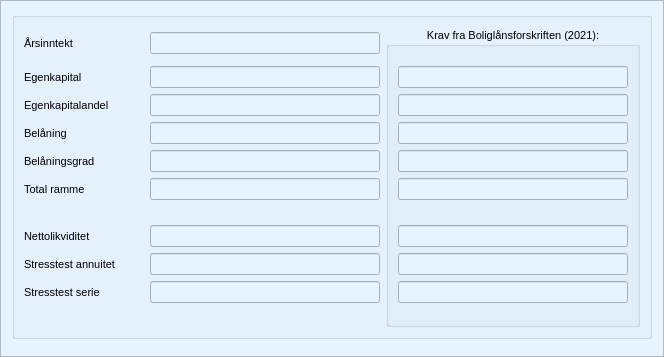
             <widget class="QFrame" name="frame_stress_test">
              <property name="sizePolicy">
               <sizepolicy hsizetype="Fixed" vsizetype="Expanding">
                <horstretch>0</horstretch>
                <verstretch>0</verstretch>
               </sizepolicy>
              </property>
              <property name="minimumSize">
               <size>
                <width>0</width>
                <height>0</height>
               </size>
              </property>
              <property name="maximumSize">
               <size>
                <width>16777215</width>
                <height>16777215</height>
               </size>
              </property>
              <property name="palette">
               <palette>
                <active>
                 <colorrole role="WindowText">
                  <brush brushstyle="SolidPattern">
                   <color alpha="255">
                    <red>0</red>
                    <green>0</green>
                    <blue>0</blue>
                   </color>
                  </brush>
                 </colorrole>
                 <colorrole role="Button">
                  <brush brushstyle="SolidPattern">
                   <color alpha="255">
                    <red>231</red>
                    <green>243</green>
                    <blue>255</blue>
                   </color>
                  </brush>
                 </colorrole>
                 <colorrole role="Light">
                  <brush brushstyle="SolidPattern">
                   <color alpha="255">
                    <red>255</red>
                    <green>255</green>
                    <blue>255</blue>
                   </color>
                  </brush>
                 </colorrole>
                 <colorrole role="Midlight">
                  <brush brushstyle="SolidPattern">
                   <color alpha="255">
                    <red>243</red>
                    <green>249</green>
                    <blue>255</blue>
                   </color>
                  </brush>
                 </colorrole>
                 <colorrole role="Dark">
                  <brush brushstyle="SolidPattern">
                   <color alpha="255">
                    <red>115</red>
                    <green>121</green>
                    <blue>127</blue>
                   </color>
                  </brush>
                 </colorrole>
                 <colorrole role="Mid">
                  <brush brushstyle="SolidPattern">
                   <color alpha="255">
                    <red>154</red>
                    <green>162</green>
                    <blue>170</blue>
                   </color>
                  </brush>
                 </colorrole>
                 <colorrole role="Text">
                  <brush brushstyle="SolidPattern">
                   <color alpha="255">
                    <red>0</red>
                    <green>0</green>
                    <blue>0</blue>
                   </color>
                  </brush>
                 </colorrole>
                 <colorrole role="BrightText">
                  <brush brushstyle="SolidPattern">
                   <color alpha="255">
                    <red>255</red>
                    <green>255</green>
                    <blue>255</blue>
                   </color>
                  </brush>
                 </colorrole>
                 <colorrole role="ButtonText">
                  <brush brushstyle="SolidPattern">
                   <color alpha="255">
                    <red>0</red>
                    <green>0</green>
                    <blue>0</blue>
                   </color>
                  </brush>
                 </colorrole>
                 <colorrole role="Base">
                  <brush brushstyle="SolidPattern">
                   <color alpha="255">
                    <red>255</red>
                    <green>255</green>
                    <blue>255</blue>
                   </color>
                  </brush>
                 </colorrole>
                 <colorrole role="Window">
                  <brush brushstyle="SolidPattern">
                   <color alpha="255">
                    <red>231</red>
                    <green>243</green>
                    <blue>255</blue>
                   </color>
                  </brush>
                 </colorrole>
                 <colorrole role="Shadow">
                  <brush brushstyle="SolidPattern">
                   <color alpha="255">
                    <red>0</red>
                    <green>0</green>
                    <blue>0</blue>
                   </color>
                  </brush>
                 </colorrole>
                 <colorrole role="AlternateBase">
                  <brush brushstyle="SolidPattern">
                   <color alpha="255">
                    <red>243</red>
                    <green>249</green>
                    <blue>255</blue>
                   </color>
                  </brush>
                 </colorrole>
                 <colorrole role="ToolTipBase">
                  <brush brushstyle="SolidPattern">
                   <color alpha="255">
                    <red>255</red>
                    <green>255</green>
                    <blue>220</blue>
                   </color>
                  </brush>
                 </colorrole>
                 <colorrole role="ToolTipText">
                  <brush brushstyle="SolidPattern">
                   <color alpha="255">
                    <red>0</red>
                    <green>0</green>
                    <blue>0</blue>
                   </color>
                  </brush>
                 </colorrole>
                </active>
                <inactive>
                 <colorrole role="WindowText">
                  <brush brushstyle="SolidPattern">
                   <color alpha="255">
                    <red>0</red>
                    <green>0</green>
                    <blue>0</blue>
                   </color>
                  </brush>
                 </colorrole>
                 <colorrole role="Button">
                  <brush brushstyle="SolidPattern">
                   <color alpha="255">
                    <red>231</red>
                    <green>243</green>
                    <blue>255</blue>
                   </color>
                  </brush>
                 </colorrole>
                 <colorrole role="Light">
                  <brush brushstyle="SolidPattern">
                   <color alpha="255">
                    <red>255</red>
                    <green>255</green>
                    <blue>255</blue>
                   </color>
                  </brush>
                 </colorrole>
                 <colorrole role="Midlight">
                  <brush brushstyle="SolidPattern">
                   <color alpha="255">
                    <red>243</red>
                    <green>249</green>
                    <blue>255</blue>
                   </color>
                  </brush>
                 </colorrole>
                 <colorrole role="Dark">
                  <brush brushstyle="SolidPattern">
                   <color alpha="255">
                    <red>115</red>
                    <green>121</green>
                    <blue>127</blue>
                   </color>
                  </brush>
                 </colorrole>
                 <colorrole role="Mid">
                  <brush brushstyle="SolidPattern">
                   <color alpha="255">
                    <red>154</red>
                    <green>162</green>
                    <blue>170</blue>
                   </color>
                  </brush>
                 </colorrole>
                 <colorrole role="Text">
                  <brush brushstyle="SolidPattern">
                   <color alpha="255">
                    <red>0</red>
                    <green>0</green>
                    <blue>0</blue>
                   </color>
                  </brush>
                 </colorrole>
                 <colorrole role="BrightText">
                  <brush brushstyle="SolidPattern">
                   <color alpha="255">
                    <red>255</red>
                    <green>255</green>
                    <blue>255</blue>
                   </color>
                  </brush>
                 </colorrole>
                 <colorrole role="ButtonText">
                  <brush brushstyle="SolidPattern">
                   <color alpha="255">
                    <red>0</red>
                    <green>0</green>
                    <blue>0</blue>
                   </color>
                  </brush>
                 </colorrole>
                 <colorrole role="Base">
                  <brush brushstyle="SolidPattern">
                   <color alpha="255">
                    <red>255</red>
                    <green>255</green>
                    <blue>255</blue>
                   </color>
                  </brush>
                 </colorrole>
                 <colorrole role="Window">
                  <brush brushstyle="SolidPattern">
                   <color alpha="255">
                    <red>231</red>
                    <green>243</green>
                    <blue>255</blue>
                   </color>
                  </brush>
                 </colorrole>
                 <colorrole role="Shadow">
                  <brush brushstyle="SolidPattern">
                   <color alpha="255">
                    <red>0</red>
                    <green>0</green>
                    <blue>0</blue>
                   </color>
                  </brush>
                 </colorrole>
                 <colorrole role="AlternateBase">
                  <brush brushstyle="SolidPattern">
                   <color alpha="255">
                    <red>243</red>
                    <green>249</green>
                    <blue>255</blue>
                   </color>
                  </brush>
                 </colorrole>
                 <colorrole role="ToolTipBase">
                  <brush brushstyle="SolidPattern">
                   <color alpha="255">
                    <red>255</red>
                    <green>255</green>
                    <blue>220</blue>
                   </color>
                  </brush>
                 </colorrole>
                 <colorrole role="ToolTipText">
                  <brush brushstyle="SolidPattern">
                   <color alpha="255">
                    <red>0</red>
                    <green>0</green>
                    <blue>0</blue>
                   </color>
                  </brush>
                 </colorrole>
                </inactive>
                <disabled>
                 <colorrole role="WindowText">
                  <brush brushstyle="SolidPattern">
                   <color alpha="255">
                    <red>115</red>
                    <green>121</green>
                    <blue>127</blue>
                   </color>
                  </brush>
                 </colorrole>
                 <colorrole role="Button">
                  <brush brushstyle="SolidPattern">
                   <color alpha="255">
                    <red>231</red>
                    <green>243</green>
                    <blue>255</blue>
                   </color>
                  </brush>
                 </colorrole>
                 <colorrole role="Light">
                  <brush brushstyle="SolidPattern">
                   <color alpha="255">
                    <red>255</red>
                    <green>255</green>
                    <blue>255</blue>
                   </color>
                  </brush>
                 </colorrole>
                 <colorrole role="Midlight">
                  <brush brushstyle="SolidPattern">
                   <color alpha="255">
                    <red>243</red>
                    <green>249</green>
                    <blue>255</blue>
                   </color>
                  </brush>
                 </colorrole>
                 <colorrole role="Dark">
                  <brush brushstyle="SolidPattern">
                   <color alpha="255">
                    <red>115</red>
                    <green>121</green>
                    <blue>127</blue>
                   </color>
                  </brush>
                 </colorrole>
                 <colorrole role="Mid">
                  <brush brushstyle="SolidPattern">
                   <color alpha="255">
                    <red>154</red>
                    <green>162</green>
                    <blue>170</blue>
                   </color>
                  </brush>
                 </colorrole>
                 <colorrole role="Text">
                  <brush brushstyle="SolidPattern">
                   <color alpha="255">
                    <red>115</red>
                    <green>121</green>
                    <blue>127</blue>
                   </color>
                  </brush>
                 </colorrole>
                 <colorrole role="BrightText">
                  <brush brushstyle="SolidPattern">
                   <color alpha="255">
                    <red>255</red>
                    <green>255</green>
                    <blue>255</blue>
                   </color>
                  </brush>
                 </colorrole>
                 <colorrole role="ButtonText">
                  <brush brushstyle="SolidPattern">
                   <color alpha="255">
                    <red>115</red>
                    <green>121</green>
                    <blue>127</blue>
                   </color>
                  </brush>
                 </colorrole>
                 <colorrole role="Base">
                  <brush brushstyle="SolidPattern">
                   <color alpha="255">
                    <red>231</red>
                    <green>243</green>
                    <blue>255</blue>
                   </color>
                  </brush>
                 </colorrole>
                 <colorrole role="Window">
                  <brush brushstyle="SolidPattern">
                   <color alpha="255">
                    <red>231</red>
                    <green>243</green>
                    <blue>255</blue>
                   </color>
                  </brush>
                 </colorrole>
                 <colorrole role="Shadow">
                  <brush brushstyle="SolidPattern">
                   <color alpha="255">
                    <red>0</red>
                    <green>0</green>
                    <blue>0</blue>
                   </color>
                  </brush>
                 </colorrole>
                 <colorrole role="AlternateBase">
                  <brush brushstyle="SolidPattern">
                   <color alpha="255">
                    <red>231</red>
                    <green>243</green>
                    <blue>255</blue>
                   </color>
                  </brush>
                 </colorrole>
                 <colorrole role="ToolTipBase">
                  <brush brushstyle="SolidPattern">
                   <color alpha="255">
                    <red>255</red>
                    <green>255</green>
                    <blue>220</blue>
                   </color>
                  </brush>
                 </colorrole>
                 <colorrole role="ToolTipText">
                  <brush brushstyle="SolidPattern">
                   <color alpha="255">
                    <red>0</red>
                    <green>0</green>
                    <blue>0</blue>
                   </color>
                  </brush>
                 </colorrole>
                </disabled>
               </palette>
              </property>
              <property name="font">
               <font>
                <family>Segoe UI</family>
                <pointsize>8</pointsize>
               </font>
              </property>
              <property name="autoFillBackground">
               <bool>true</bool>
              </property>
              <property name="frameShape">
               <enum>QFrame::StyledPanel</enum>
              </property>
              <property name="frameShadow">
               <enum>QFrame::Plain</enum>
              </property>
              <property name="lineWidth">
               <number>1</number>
              </property>
              <layout class="QGridLayout" name="gridLayout_15">
               <item row="0" column="0">
                <widget class="QGroupBox" name="group_box_stress_test">
                 <property name="autoFillBackground">
                  <bool>false</bool>
                 </property>
                 <property name="title">
                  <string/>
                 </property>
                 <property name="flat">
                  <bool>false</bool>
                 </property>
                 <property name="checkable">
                  <bool>false</bool>
                 </property>
                 <layout class="QGridLayout" name="gridLayout_16">
                  <item row="9" column="1">
                   <widget class="QLineEdit" name="line_edit_netto_likviditet_2">
                    <property name="enabled">
                     <bool>false</bool>
                    </property>
                   </widget>
                  </item>
                  <item row="10" column="1">
                   <widget class="QLineEdit" name="line_edit_stresstest_annuitet">
                    <property name="enabled">
                     <bool>false</bool>
                    </property>
                   </widget>
                  </item>
                  <item row="9" column="0">
                   <widget class="QLabel" name="label_nettolikviditet">
                    <property name="text">
                     <string>Nettolikviditet</string>
                    </property>
                   </widget>
                  </item>
                  <item row="10" column="0">
                   <widget class="QLabel" name="label_stresstest_annuitet">
                    <property name="text">
                     <string>Stresstest annuitet</string>
                    </property>
                   </widget>
                  </item>
                  <item row="2" column="2" rowspan="14">
                   <widget class="QGroupBox" name="group_box_boliglansforskriften">
                    <property name="title">
                     <string>Krav fra Boliglånsforskriften (2021):</string>
                    </property>
                    <property name="alignment">
                     <set>Qt::AlignCenter</set>
                    </property>
                    <property name="flat">
                     <bool>true</bool>
                    </property>
                    <property name="checkable">
                     <bool>false</bool>
                    </property>
                    <layout class="QFormLayout" name="formLayout">
                     <item row="1" column="0" colspan="2">
                      <widget class="QLabel" name="label_whitespace_2">
                       <property name="maximumSize">
                        <size>
                         <width>16777215</width>
                         <height>5</height>
                        </size>
                       </property>
                       <property name="text">
                        <string/>
                       </property>
                      </widget>
                     </item>
                     <item row="2" column="0" colspan="2">
                      <widget class="QLineEdit" name="line_edit_krav_egenkapital">
                       <property name="enabled">
                        <bool>false</bool>
                       </property>
                       <property name="minimumSize">
                        <size>
                         <width>230</width>
                         <height>0</height>
                        </size>
                       </property>
                      </widget>
                     </item>
                     <item row="3" column="0" colspan="2">
                      <widget class="QLineEdit" name="line_edit_krav_egenkapital_andel">
                       <property name="enabled">
                        <bool>false</bool>
                       </property>
                       <property name="minimumSize">
                        <size>
                         <width>230</width>
                         <height>0</height>
                        </size>
                       </property>
                      </widget>
                     </item>
                     <item row="4" column="0" colspan="2">
                      <widget class="QLineEdit" name="line_edit_krav_belaning">
                       <property name="enabled">
                        <bool>false</bool>
                       </property>
                       <property name="minimumSize">
                        <size>
                         <width>230</width>
                         <height>0</height>
                        </size>
                       </property>
                      </widget>
                     </item>
                     <item row="5" column="0" colspan="2">
                      <widget class="QLineEdit" name="line_edit_krav_belaningsgrad">
                       <property name="enabled">
                        <bool>false</bool>
                       </property>
                       <property name="minimumSize">
                        <size>
                         <width>230</width>
                         <height>0</height>
                        </size>
                       </property>
                      </widget>
                     </item>
                     <item row="6" column="0" colspan="2">
                      <widget class="QLineEdit" name="line_edit_krav_total_ramme">
                       <property name="enabled">
                        <bool>false</bool>
                       </property>
                       <property name="minimumSize">
                        <size>
                         <width>230</width>
                         <height>0</height>
                        </size>
                       </property>
                      </widget>
                     </item>
                     <item row="8" column="0" colspan="2">
                      <widget class="QLineEdit" name="line_edit_krav_nettolikviditet">
                       <property name="enabled">
                        <bool>false</bool>
                       </property>
                       <property name="minimumSize">
                        <size>
                         <width>230</width>
                         <height>0</height>
                        </size>
                       </property>
                      </widget>
                     </item>
                     <item row="9" column="0" colspan="2">
                      <widget class="QLineEdit" name="line_edit_krav_stresstest_annuitet">
                       <property name="enabled">
                        <bool>false</bool>
                       </property>
                       <property name="minimumSize">
                        <size>
                         <width>230</width>
                         <height>0</height>
                        </size>
                       </property>
                      </widget>
                     </item>
                     <item row="7" column="0" colspan="2">
                      <widget class="QLabel" name="label_whitespace_3">
                       <property name="text">
                        <string/>
                       </property>
                      </widget>
                     </item>
                     <item row="10" column="0">
                      <widget class="QLineEdit" name="line_edit_krav_stresstest_serie">
                       <property name="enabled">
                        <bool>false</bool>
                       </property>
                       <property name="minimumSize">
                        <size>
                         <width>230</width>
                         <height>0</height>
                        </size>
                       </property>
                      </widget>
                     </item>
                    </layout>
                   </widget>
                  </item>
                  <item row="2" column="0">
                   <widget class="QLabel" name="label_arsinntekt">
                    <property name="minimumSize">
                     <size>
                      <width>120</width>
                      <height>33</height>
                     </size>
                    </property>
                    <property name="text">
                     <string>Årsinntekt</string>
                    </property>
                   </widget>
                  </item>
                  <item row="2" column="1">
                   <widget class="QLineEdit" name="line_edit_arsinntekt_aar">
                    <property name="enabled">
                     <bool>false</bool>
                    </property>
                    <property name="minimumSize">
                     <size>
                      <width>230</width>
                      <height>0</height>
                     </size>
                    </property>
                   </widget>
                  </item>
                  <item row="3" column="0">
                   <widget class="QLabel" name="label_trygde_egenkapital">
                    <property name="text">
                     <string>Egenkapital</string>
                    </property>
                    <property name="buddy">
                     <cstring>line_edit_trygde_inntekt_total</cstring>
                    </property>
                   </widget>
                  </item>
                  <item row="4" column="1">
                   <widget class="QLineEdit" name="line_edit_egenkapital_andel">
                    <property name="enabled">
                     <bool>false</bool>
                    </property>
                   </widget>
                  </item>
                  <item row="3" column="1">
                   <widget class="QLineEdit" name="line_edit_egenkapital_2">
                    <property name="enabled">
                     <bool>false</bool>
                    </property>
                   </widget>
                  </item>
                  <item row="6" column="1">
                   <widget class="QLineEdit" name="line_edit_belaningsgrad">
                    <property name="enabled">
                     <bool>false</bool>
                    </property>
                    <property name="minimumSize">
                     <size>
                      <width>0</width>
                      <height>0</height>
                     </size>
                    </property>
                    <property name="clearButtonEnabled">
                     <bool>false</bool>
                    </property>
                   </widget>
                  </item>
                  <item row="4" column="0">
                   <widget class="QLabel" name="label_egenkapital_andel">
                    <property name="text">
                     <string>Egenkapitalandel</string>
                    </property>
                   </widget>
                  </item>
                  <item row="6" column="0">
                   <widget class="QLabel" name="label_belaningsgrad">
                    <property name="minimumSize">
                     <size>
                      <width>120</width>
                      <height>0</height>
                     </size>
                    </property>
                    <property name="text">
                     <string>Belåningsgrad</string>
                    </property>
                    <property name="buddy">
                     <cstring>line_edit_brutto_inntekt_total</cstring>
                    </property>
                   </widget>
                  </item>
                  <item row="7" column="0">
                   <widget class="QLabel" name="label_total_ramme">
                    <property name="text">
                     <string>Total ramme</string>
                    </property>
                   </widget>
                  </item>
                  <item row="5" column="1">
                   <widget class="QLineEdit" name="line_edit_belaning">
                    <property name="enabled">
                     <bool>false</bool>
                    </property>
                   </widget>
                  </item>
                  <item row="5" column="0">
                   <widget class="QLabel" name="label_belaning">
                    <property name="text">
                     <string>Belåning</string>
                    </property>
                   </widget>
                  </item>
                  <item row="7" column="1">
                   <widget class="QLineEdit" name="line_edit_total_ramme">
                    <property name="enabled">
                     <bool>false</bool>
                    </property>
                   </widget>
                  </item>
                  <item row="8" column="0" colspan="2">
                   <widget class="QLabel" name="label_whitespace">
                    <property name="text">
                     <string/>
                    </property>
                   </widget>
                  </item>
                  <item row="11" column="1">
                   <widget class="QLineEdit" name="line_edit_stresstest_serie">
                    <property name="enabled">
                     <bool>false</bool>
                    </property>
                   </widget>
                  </item>
                  <item row="11" column="0">
                   <widget class="QLabel" name="label_stresstest_serie">
                    <property name="text">
                     <string>Stresstest serie</string>
                    </property>
                   </widget>
                  </item>
                 </layout>
                </widget>
               </item>
               <item row="1" column="0">
                <widget class="QFrame" name="frame_stress_test_white_space">
                 <property name="sizePolicy">
                  <sizepolicy hsizetype="Preferred" vsizetype="Expanding">
                   <horstretch>0</horstretch>
                   <verstretch>0</verstretch>
                  </sizepolicy>
                 </property>
                 <property name="font">
                  <font>
                   <family>Segoe UI</family>
                   <pointsize>8</pointsize>
                  </font>
                 </property>
                 <property name="frameShape">
                  <enum>QFrame::NoFrame</enum>
                 </property>
                 <property name="frameShadow">
                  <enum>QFrame::Raised</enum>
                 </property>
                </widget>
               </item>
              </layout>
             </widget>
